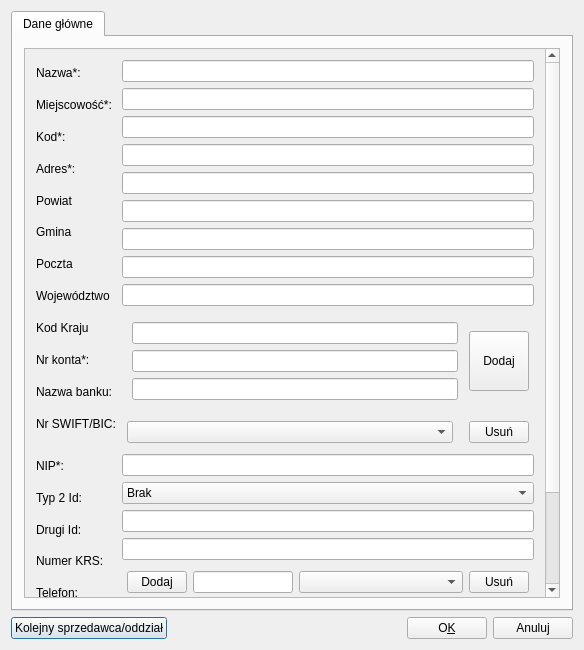
<?xml version="1.0" encoding="UTF-8"?>
<ui version="4.0">
 <class>User</class>
 <widget class="QDialog" name="User">
  <property name="windowModality">
   <enum>Qt::ApplicationModal</enum>
  </property>
  <property name="geometry">
   <rect>
    <x>0</x>
    <y>0</y>
    <width>584</width>
    <height>650</height>
   </rect>
  </property>
  <property name="windowTitle">
   <string>Dane firmy</string>
  </property>
  <layout class="QGridLayout">
   <item row="1" column="0">
    <layout class="QHBoxLayout">
     <item>
      <widget class="QPushButton" name="nextSeller">
       <property name="cursor">
        <cursorShape>PointingHandCursor</cursorShape>
       </property>
       <property name="text">
        <string>Kolejny sprzedawca/oddział</string>
       </property>
      </widget>
     </item>
     <item>
      <spacer>
       <property name="orientation">
        <enum>Qt::Horizontal</enum>
       </property>
       <property name="sizeType">
        <enum>QSizePolicy::Expanding</enum>
       </property>
       <property name="sizeHint" stdset="0">
        <size>
         <width>40</width>
         <height>20</height>
        </size>
       </property>
      </spacer>
     </item>
     <item>
      <widget class="QPushButton" name="okButton">
       <property name="cursor">
        <cursorShape>PointingHandCursor</cursorShape>
       </property>
       <property name="text">
        <string>O&amp;K</string>
       </property>
       <property name="shortcut">
        <string>Alt+K</string>
       </property>
      </widget>
     </item>
     <item>
      <widget class="QPushButton" name="cancelButton">
       <property name="cursor">
        <cursorShape>PointingHandCursor</cursorShape>
       </property>
       <property name="text">
        <string>Anuluj</string>
       </property>
       <property name="shortcut">
        <string>Alt+C</string>
       </property>
      </widget>
     </item>
    </layout>
   </item>
   <item row="0" column="0">
    <widget class="QTabWidget" name="sellersList">
     <property name="currentIndex">
      <number>0</number>
     </property>
     <widget class="QWidget" name="mainSeller">
      <attribute name="title">
       <string>Dane główne</string>
      </attribute>
      <layout class="QHBoxLayout" name="horizontalLayout">
       <item>
        <widget class="QScrollArea" name="scrollArea">
         <property name="widgetResizable">
          <bool>true</bool>
         </property>
         <widget class="QWidget" name="scrollAreaWidgetContents">
          <property name="geometry">
           <rect>
            <x>0</x>
            <y>-64</y>
            <width>528</width>
            <height>855</height>
           </rect>
          </property>
          <layout class="QHBoxLayout" name="horizontalLayout_2">
           <item>
            <layout class="QHBoxLayout" name="usersMainLay">
             <item>
              <layout class="QVBoxLayout">
               <item>
                <widget class="QLabel" name="textLabel1">
                 <property name="maximumSize">
                  <size>
                   <width>16777215</width>
                   <height>34</height>
                  </size>
                 </property>
                 <property name="text">
                  <string>Nazwa*:</string>
                 </property>
                 <property name="wordWrap">
                  <bool>false</bool>
                 </property>
                </widget>
               </item>
               <item>
                <widget class="QLabel" name="textLabel3">
                 <property name="maximumSize">
                  <size>
                   <width>16777215</width>
                   <height>37</height>
                  </size>
                 </property>
                 <property name="text">
                  <string>Miejscowość*:</string>
                 </property>
                 <property name="wordWrap">
                  <bool>false</bool>
                 </property>
                </widget>
               </item>
               <item>
                <widget class="QLabel" name="textLabel4">
                 <property name="maximumSize">
                  <size>
                   <width>16777215</width>
                   <height>37</height>
                  </size>
                 </property>
                 <property name="text">
                  <string>Kod*:</string>
                 </property>
                 <property name="wordWrap">
                  <bool>false</bool>
                 </property>
                </widget>
               </item>
               <item>
                <widget class="QLabel" name="textLabel2">
                 <property name="maximumSize">
                  <size>
                   <width>16777215</width>
                   <height>37</height>
                  </size>
                 </property>
                 <property name="text">
                  <string>Adres*:</string>
                 </property>
                 <property name="wordWrap">
                  <bool>false</bool>
                 </property>
                </widget>
               </item>
               <item>
                <widget class="QLabel" name="label_8">
                 <property name="maximumSize">
                  <size>
                   <width>16777215</width>
                   <height>37</height>
                  </size>
                 </property>
                 <property name="text">
                  <string>Powiat</string>
                 </property>
                </widget>
               </item>
               <item>
                <widget class="QLabel" name="label_9">
                 <property name="maximumSize">
                  <size>
                   <width>16777215</width>
                   <height>37</height>
                  </size>
                 </property>
                 <property name="text">
                  <string>Gmina</string>
                 </property>
                </widget>
               </item>
               <item>
                <widget class="QLabel" name="label_10">
                 <property name="maximumSize">
                  <size>
                   <width>16777215</width>
                   <height>37</height>
                  </size>
                 </property>
                 <property name="text">
                  <string>Poczta</string>
                 </property>
                </widget>
               </item>
               <item>
                <widget class="QLabel" name="label_7">
                 <property name="maximumSize">
                  <size>
                   <width>16777215</width>
                   <height>37</height>
                  </size>
                 </property>
                 <property name="text">
                  <string>Województwo</string>
                 </property>
                </widget>
               </item>
               <item>
                <widget class="QLabel" name="label_6">
                 <property name="maximumSize">
                  <size>
                   <width>16777215</width>
                   <height>37</height>
                  </size>
                 </property>
                 <property name="text">
                  <string>Kod Kraju</string>
                 </property>
                </widget>
               </item>
               <item>
                <widget class="QLabel" name="textLabel5">
                 <property name="maximumSize">
                  <size>
                   <width>16777215</width>
                   <height>50</height>
                  </size>
                 </property>
                 <property name="text">
                  <string>Nr konta*:</string>
                 </property>
                 <property name="wordWrap">
                  <bool>false</bool>
                 </property>
                </widget>
               </item>
               <item>
                <widget class="QLabel" name="label">
                 <property name="maximumSize">
                  <size>
                   <width>16777215</width>
                   <height>32</height>
                  </size>
                 </property>
                 <property name="text">
                  <string>Nazwa banku:</string>
                 </property>
                </widget>
               </item>
               <item>
                <widget class="QLabel" name="label_2">
                 <property name="maximumSize">
                  <size>
                   <width>16777215</width>
                   <height>32</height>
                  </size>
                 </property>
                 <property name="text">
                  <string>Nr SWIFT/BIC:</string>
                 </property>
                 <property name="buddy">
                  <cstring>bicSwiftEdit</cstring>
                 </property>
                </widget>
               </item>
               <item>
                <spacer name="verticalSpacer">
                 <property name="orientation">
                  <enum>Qt::Vertical</enum>
                 </property>
                 <property name="sizeType">
                  <enum>QSizePolicy::Fixed</enum>
                 </property>
                 <property name="sizeHint" stdset="0">
                  <size>
                   <width>20</width>
                   <height>10</height>
                  </size>
                 </property>
                </spacer>
               </item>
               <item>
                <widget class="QLabel" name="textLabel2_2">
                 <property name="text">
                  <string>NIP*:</string>
                 </property>
                 <property name="wordWrap">
                  <bool>false</bool>
                 </property>
                 <property name="buddy">
                  <cstring>nipEdit</cstring>
                 </property>
                </widget>
               </item>
               <item>
                <widget class="QLabel" name="textLabel2_2_2_2">
                 <property name="text">
                  <string>Typ 2 Id:</string>
                 </property>
                 <property name="wordWrap">
                  <bool>false</bool>
                 </property>
                </widget>
               </item>
               <item>
                <widget class="QLabel" name="textLabel2_2_2">
                 <property name="text">
                  <string>Drugi Id:</string>
                 </property>
                 <property name="wordWrap">
                  <bool>false</bool>
                 </property>
                </widget>
               </item>
               <item>
                <widget class="QLabel" name="label_3">
                 <property name="text">
                  <string>Numer KRS: </string>
                 </property>
                </widget>
               </item>
               <item>
                <widget class="QLabel" name="telLabel">
                 <property name="text">
                  <string>Telefon:</string>
                 </property>
                </widget>
               </item>
               <item>
                <widget class="QLabel" name="label_4">
                 <property name="text">
                  <string>Fax:</string>
                 </property>
                </widget>
               </item>
               <item>
                <widget class="QLabel" name="emailLabel">
                 <property name="text">
                  <string>Email:</string>
                 </property>
                </widget>
               </item>
               <item>
                <widget class="QLabel" name="wwwLabel">
                 <property name="text">
                  <string>Strona www:</string>
                 </property>
                </widget>
               </item>
              </layout>
             </item>
             <item>
              <layout class="QVBoxLayout">
               <item>
                <widget class="QLineEdit" name="nameEdit"/>
               </item>
               <item>
                <widget class="QLineEdit" name="placeEdit"/>
               </item>
               <item>
                <widget class="QLineEdit" name="codeEdit"/>
               </item>
               <item>
                <widget class="QLineEdit" name="addressEdit"/>
               </item>
               <item>
                <widget class="QLineEdit" name="districtEdit"/>
               </item>
               <item>
                <widget class="QLineEdit" name="municipalityEdit"/>
               </item>
               <item>
                <widget class="QLineEdit" name="postEdit"/>
               </item>
               <item>
                <widget class="QLineEdit" name="provinceEdit"/>
               </item>
               <item>
                <widget class="QLineEdit" name="codeLandEdit"/>
               </item>
               <item>
                <layout class="QHBoxLayout" name="horizontalLayout_5">
                 <property name="leftMargin">
                  <number>5</number>
                 </property>
                 <property name="topMargin">
                  <number>5</number>
                 </property>
                 <property name="rightMargin">
                  <number>5</number>
                 </property>
                 <property name="bottomMargin">
                  <number>5</number>
                 </property>
                 <item>
                  <layout class="QVBoxLayout" name="verticalLayout">
                   <property name="leftMargin">
                    <number>5</number>
                   </property>
                   <property name="topMargin">
                    <number>5</number>
                   </property>
                   <property name="rightMargin">
                    <number>5</number>
                   </property>
                   <property name="bottomMargin">
                    <number>5</number>
                   </property>
                   <item>
                    <widget class="QLineEdit" name="accountEdit">
                     <property name="inputMask">
                      <string/>
                     </property>
                     <property name="maxLength">
                      <number>34</number>
                     </property>
                    </widget>
                   </item>
                   <item>
                    <widget class="QLineEdit" name="bankNameEdit"/>
                   </item>
                   <item>
                    <widget class="QLineEdit" name="bicSwiftEdit"/>
                   </item>
                  </layout>
                 </item>
                 <item>
                  <widget class="QPushButton" name="addAcc">
                   <property name="sizePolicy">
                    <sizepolicy hsizetype="Fixed" vsizetype="Fixed">
                     <horstretch>0</horstretch>
                     <verstretch>0</verstretch>
                    </sizepolicy>
                   </property>
                   <property name="maximumSize">
                    <size>
                     <width>60</width>
                     <height>60</height>
                    </size>
                   </property>
                   <property name="cursor">
                    <cursorShape>PointingHandCursor</cursorShape>
                   </property>
                   <property name="text">
                    <string>Dodaj</string>
                   </property>
                  </widget>
                 </item>
                </layout>
               </item>
               <item>
                <layout class="QHBoxLayout" name="horizontalLayout_4">
                 <property name="leftMargin">
                  <number>5</number>
                 </property>
                 <property name="topMargin">
                  <number>5</number>
                 </property>
                 <property name="rightMargin">
                  <number>5</number>
                 </property>
                 <property name="bottomMargin">
                  <number>5</number>
                 </property>
                 <item>
                  <widget class="QComboBox" name="accountsCombo">
                   <property name="sizePolicy">
                    <sizepolicy hsizetype="Expanding" vsizetype="Fixed">
                     <horstretch>0</horstretch>
                     <verstretch>0</verstretch>
                    </sizepolicy>
                   </property>
                  </widget>
                 </item>
                 <item>
                  <spacer name="horizontalSpacer">
                   <property name="orientation">
                    <enum>Qt::Horizontal</enum>
                   </property>
                   <property name="sizeType">
                    <enum>QSizePolicy::Fixed</enum>
                   </property>
                   <property name="sizeHint" stdset="0">
                    <size>
                     <width>10</width>
                     <height>20</height>
                    </size>
                   </property>
                  </spacer>
                 </item>
                 <item>
                  <widget class="QPushButton" name="remAcc">
                   <property name="sizePolicy">
                    <sizepolicy hsizetype="Fixed" vsizetype="Fixed">
                     <horstretch>0</horstretch>
                     <verstretch>0</verstretch>
                    </sizepolicy>
                   </property>
                   <property name="maximumSize">
                    <size>
                     <width>60</width>
                     <height>16777215</height>
                    </size>
                   </property>
                   <property name="cursor">
                    <cursorShape>PointingHandCursor</cursorShape>
                   </property>
                   <property name="text">
                    <string>Usuń</string>
                   </property>
                  </widget>
                 </item>
                </layout>
               </item>
               <item>
                <widget class="QLineEdit" name="nipEdit">
                 <property name="inputMask">
                  <string/>
                 </property>
                 <property name="maxLength">
                  <number>13</number>
                 </property>
                </widget>
               </item>
               <item>
                <widget class="QComboBox" name="secIdType">
                 <item>
                  <property name="text">
                   <string>Brak</string>
                  </property>
                 </item>
                 <item>
                  <property name="text">
                   <string>NUSP</string>
                  </property>
                 </item>
                 <item>
                  <property name="text">
                   <string>REGON</string>
                  </property>
                 </item>
                 <item>
                  <property name="text">
                   <string>PESEL</string>
                  </property>
                 </item>
                 <item>
                  <property name="text">
                   <string>Dowód osobisty</string>
                  </property>
                 </item>
                 <item>
                  <property name="text">
                   <string>Paszport</string>
                  </property>
                 </item>
                </widget>
               </item>
               <item>
                <widget class="QLineEdit" name="regonEdit"/>
               </item>
               <item>
                <widget class="QLineEdit" name="krsEdit"/>
               </item>
               <item>
                <layout class="QHBoxLayout" name="horizontalLayout_3">
                 <property name="leftMargin">
                  <number>5</number>
                 </property>
                 <property name="topMargin">
                  <number>5</number>
                 </property>
                 <property name="rightMargin">
                  <number>5</number>
                 </property>
                 <property name="bottomMargin">
                  <number>5</number>
                 </property>
                 <item>
                  <widget class="QPushButton" name="addTel">
                   <property name="sizePolicy">
                    <sizepolicy hsizetype="Fixed" vsizetype="Fixed">
                     <horstretch>0</horstretch>
                     <verstretch>0</verstretch>
                    </sizepolicy>
                   </property>
                   <property name="maximumSize">
                    <size>
                     <width>60</width>
                     <height>16777215</height>
                    </size>
                   </property>
                   <property name="cursor">
                    <cursorShape>PointingHandCursor</cursorShape>
                   </property>
                   <property name="text">
                    <string>Dodaj</string>
                   </property>
                  </widget>
                 </item>
                 <item>
                  <widget class="QLineEdit" name="phonEdit">
                   <property name="sizePolicy">
                    <sizepolicy hsizetype="Preferred" vsizetype="Fixed">
                     <horstretch>0</horstretch>
                     <verstretch>0</verstretch>
                    </sizepolicy>
                   </property>
                   <property name="maximumSize">
                    <size>
                     <width>100</width>
                     <height>16777215</height>
                    </size>
                   </property>
                  </widget>
                 </item>
                 <item>
                  <widget class="QComboBox" name="telsCombo">
                   <property name="sizePolicy">
                    <sizepolicy hsizetype="Expanding" vsizetype="Fixed">
                     <horstretch>0</horstretch>
                     <verstretch>0</verstretch>
                    </sizepolicy>
                   </property>
                   <property name="maximumSize">
                    <size>
                     <width>16777215</width>
                     <height>16777215</height>
                    </size>
                   </property>
                  </widget>
                 </item>
                 <item>
                  <widget class="QPushButton" name="remTel">
                   <property name="sizePolicy">
                    <sizepolicy hsizetype="Fixed" vsizetype="Fixed">
                     <horstretch>0</horstretch>
                     <verstretch>0</verstretch>
                    </sizepolicy>
                   </property>
                   <property name="maximumSize">
                    <size>
                     <width>60</width>
                     <height>16777215</height>
                    </size>
                   </property>
                   <property name="cursor">
                    <cursorShape>PointingHandCursor</cursorShape>
                   </property>
                   <property name="text">
                    <string>Usuń</string>
                   </property>
                  </widget>
                 </item>
                </layout>
               </item>
               <item>
                <layout class="QHBoxLayout" name="horizontalLayout_6">
                 <property name="leftMargin">
                  <number>5</number>
                 </property>
                 <property name="topMargin">
                  <number>5</number>
                 </property>
                 <property name="rightMargin">
                  <number>5</number>
                 </property>
                 <property name="bottomMargin">
                  <number>5</number>
                 </property>
                 <item>
                  <widget class="QPushButton" name="addFax">
                   <property name="sizePolicy">
                    <sizepolicy hsizetype="Fixed" vsizetype="Fixed">
                     <horstretch>0</horstretch>
                     <verstretch>0</verstretch>
                    </sizepolicy>
                   </property>
                   <property name="maximumSize">
                    <size>
                     <width>60</width>
                     <height>16777215</height>
                    </size>
                   </property>
                   <property name="text">
                    <string>Dodaj</string>
                   </property>
                  </widget>
                 </item>
                 <item>
                  <widget class="QLineEdit" name="faxEdit">
                   <property name="sizePolicy">
                    <sizepolicy hsizetype="Preferred" vsizetype="Fixed">
                     <horstretch>0</horstretch>
                     <verstretch>0</verstretch>
                    </sizepolicy>
                   </property>
                   <property name="maximumSize">
                    <size>
                     <width>100</width>
                     <height>16777215</height>
                    </size>
                   </property>
                  </widget>
                 </item>
                 <item>
                  <widget class="QComboBox" name="faxesCombo">
                   <property name="sizePolicy">
                    <sizepolicy hsizetype="Expanding" vsizetype="Fixed">
                     <horstretch>0</horstretch>
                     <verstretch>0</verstretch>
                    </sizepolicy>
                   </property>
                  </widget>
                 </item>
                 <item>
                  <widget class="QPushButton" name="remFax">
                   <property name="sizePolicy">
                    <sizepolicy hsizetype="Fixed" vsizetype="Fixed">
                     <horstretch>0</horstretch>
                     <verstretch>0</verstretch>
                    </sizepolicy>
                   </property>
                   <property name="maximumSize">
                    <size>
                     <width>60</width>
                     <height>16777215</height>
                    </size>
                   </property>
                   <property name="text">
                    <string>Usuń</string>
                   </property>
                  </widget>
                 </item>
                </layout>
               </item>
               <item>
                <layout class="QHBoxLayout" name="horizontalLayout_7">
                 <property name="leftMargin">
                  <number>5</number>
                 </property>
                 <property name="topMargin">
                  <number>5</number>
                 </property>
                 <property name="rightMargin">
                  <number>5</number>
                 </property>
                 <property name="bottomMargin">
                  <number>5</number>
                 </property>
                 <item>
                  <widget class="QPushButton" name="addEmail">
                   <property name="sizePolicy">
                    <sizepolicy hsizetype="Fixed" vsizetype="Fixed">
                     <horstretch>0</horstretch>
                     <verstretch>0</verstretch>
                    </sizepolicy>
                   </property>
                   <property name="maximumSize">
                    <size>
                     <width>60</width>
                     <height>16777215</height>
                    </size>
                   </property>
                   <property name="text">
                    <string>Dodaj</string>
                   </property>
                  </widget>
                 </item>
                 <item>
                  <widget class="QLineEdit" name="emailEdit">
                   <property name="sizePolicy">
                    <sizepolicy hsizetype="Preferred" vsizetype="Fixed">
                     <horstretch>0</horstretch>
                     <verstretch>0</verstretch>
                    </sizepolicy>
                   </property>
                   <property name="maximumSize">
                    <size>
                     <width>100</width>
                     <height>16777215</height>
                    </size>
                   </property>
                  </widget>
                 </item>
                 <item>
                  <widget class="QComboBox" name="emailsCombo">
                   <property name="sizePolicy">
                    <sizepolicy hsizetype="Expanding" vsizetype="Fixed">
                     <horstretch>0</horstretch>
                     <verstretch>0</verstretch>
                    </sizepolicy>
                   </property>
                  </widget>
                 </item>
                 <item>
                  <widget class="QPushButton" name="remEmail">
                   <property name="sizePolicy">
                    <sizepolicy hsizetype="Fixed" vsizetype="Fixed">
                     <horstretch>0</horstretch>
                     <verstretch>0</verstretch>
                    </sizepolicy>
                   </property>
                   <property name="maximumSize">
                    <size>
                     <width>60</width>
                     <height>16777215</height>
                    </size>
                   </property>
                   <property name="text">
                    <string>Usuń</string>
                   </property>
                  </widget>
                 </item>
                </layout>
               </item>
               <item>
                <widget class="QLineEdit" name="webEdit"/>
               </item>
              </layout>
             </item>
            </layout>
           </item>
          </layout>
         </widget>
        </widget>
       </item>
      </layout>
     </widget>
    </widget>
   </item>
  </layout>
 </widget>
 <layoutdefault spacing="6" margin="11"/>
 <pixmapfunction>qPixmapFromMimeSource</pixmapfunction>
 <resources/>
 <connections>
  <connection>
   <sender>okButton</sender>
   <signal>clicked()</signal>
   <receiver>User</receiver>
   <slot>okClick()</slot>
   <hints>
    <hint type="sourcelabel">
     <x>20</x>
     <y>20</y>
    </hint>
    <hint type="destinationlabel">
     <x>20</x>
     <y>20</y>
    </hint>
   </hints>
  </connection>
  <connection>
   <sender>cancelButton</sender>
   <signal>clicked()</signal>
   <receiver>User</receiver>
   <slot>close()</slot>
   <hints>
    <hint type="sourcelabel">
     <x>20</x>
     <y>20</y>
    </hint>
    <hint type="destinationlabel">
     <x>20</x>
     <y>20</y>
    </hint>
   </hints>
  </connection>
 </connections>
</ui>
